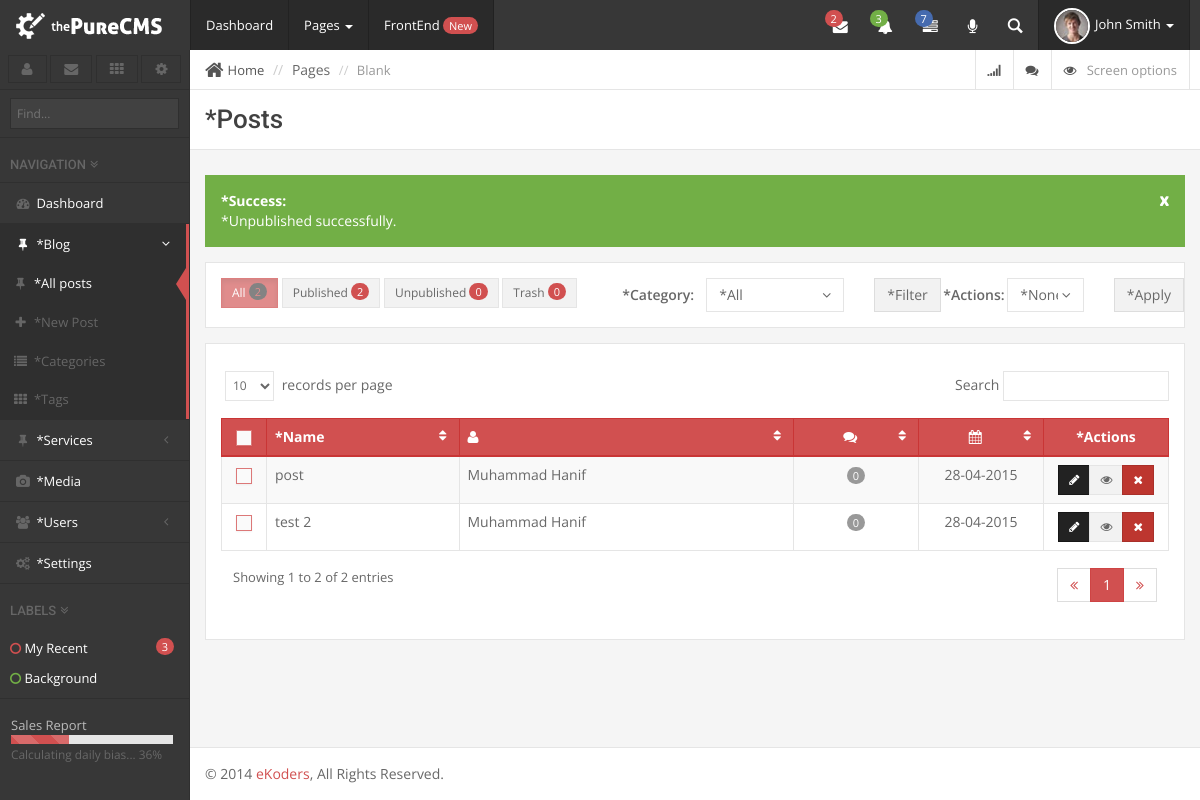
The page /admin/posts.php?type=blog&change=status&ID=30 (signed in) on the database its author committed.
### tables this page shows
CREATE TABLE IF NOT EXISTS `objects` (
  `ID` int(11) NOT NULL AUTO_INCREMENT,
  `author` int(11) NOT NULL,
  `title` varchar(256) NOT NULL,
  `content` longtext NOT NULL,
  `excerpt` longtext NOT NULL,
  `name` varchar(256) NOT NULL,
  `parent` int(11) NOT NULL,
  `status` varchar(16) NOT NULL DEFAULT 'punlished',
  `comments` int(11) NOT NULL,
  `mimetype` varchar(16) NOT NULL,
  `type` varchar(16) NOT NULL,
  `ts` timestamp NOT NULL DEFAULT CURRENT_TIMESTAMP,
  `modified_ts` timestamp NOT NULL DEFAULT '0000-00-00 00:00:00',
  PRIMARY KEY (`ID`)
);

CREATE TABLE IF NOT EXISTS `user_profiles` (
  `user_profile_id` int(11) NOT NULL AUTO_INCREMENT,
  `user_id` int(11) NOT NULL,
  `user_name` varchar(128) NOT NULL,
  `user_display_name` varchar(128) NOT NULL,
  `user_email` varchar(128) NOT NULL,
  `user_image` varchar(128) NOT NULL,
  `user_role` int(11) NOT NULL,
  PRIMARY KEY (`user_profile_id`)
);

### common/default_vars.php (called while the page is built, shortened)
<?php
$posts = array();

### common/procedural_functions.php (called while the page is built, shortened)
<?php
function register_post($args = array()){
	extract($args);
	global $posts;
	$posts[$id] = $args;
}

### include/class.database.php (called while the page is built, shortened)
<?php
class Database {
    public $_DB;
    public $_query;
    public $_where = array();
    public $_select = array();
    public $_action;
    public $_table;
    public $_data = array();
    public function __construct() {
        try {
            $this->_DB = new PDO('mysql:host=' . DB_HOST . ';dbname=' . DB_NAME, DB_USER, DB_PASS);
            $this->_DB->setAttribute(PDO::ATTR_ERRMODE, PDO::ERRMODE_EXCEPTION);
        } catch (PDOException $e) {
            echo 'ERROR: ' . $e->getMessage();
        }
    }
    public function where($column_name, $value, $operator = '=') {
        $this->_where[$column_name] = array();
        $this->_where[$column_name][] = $value;
        $this->_where[$column_name][] = $operator;
    }
    public function select($columns) {
        foreach ($columns as $column => $name) {
            $this->_select[$column] = $name;
        }
    }
    public function query($query) {
        try {
            $this->_query = $this->_DB->prepare(filter_var($query, FILTER_SANITIZE_STRING));
            $this->bind_results();
            $this->_query->execute();
            $this->_where = array();
            $this->_select = array();
            $this->_data = array();
        } catch (PDOException $e) {
            $er = $e->errorInfo;
            echo '<p style="font-family:arial; background:#F00; position:absolute; z-index:10000; color:#FFF; padding:5px;">ERROR: ' . $er[2] . '</p>';
        }
    }
    public function bind_results() {
        if (!empty($this->_where)) {
            $ci = 0;
            foreach ($this->_where as $c => $value) {
                $ci++;
                $this->_query->bindValue(':' . $c.$ci, $value[0], $this->get_type($value[0]));
            }
        }
        if (!empty($this->_data)) {
            $i = 0;
            foreach ($this->_data as $c => $value) {
                $this->_query->bindValue(':' . $c . $i, $value, $this->get_type($value));
                $i++;
            }
        }
    }
    public function get_type($value) {
        if (is_int($value)) {
            $param = PDO::PARAM_INT;
        } elseif (is_bool($value)) {
            $param = PDO::PARAM_BOOL;
        } elseif (is_null($value)) {
            $param = PDO::PARAM_NULL;
        } elseif (is_string($value)) {
            $param = PDO::PARAM_STR;
        } else {
            $param = FALSE;
        }
        return $param;
    }
    public function build_query() {
        $query = $this->_action;
        if ($this->_action == 'SELECT') {
            if (!empty($this->_select)) {
                foreach ($this->_select as $column_name => $name) {
                    $query .=' ' . $column_name . ' as ' . $name . ', ';
                }
            } else {
                $query .= ' *';
            }
            $query = rtrim($query, ', ');
        }
        if ($this->_action != 'UPDATE' && $this->_action != 'INSERT') {
            $query .= ' FROM ';
        }
        $query .= $this->_table;
        if ($this->_action == 'UPDATE') {
            $query .= ' SET ';
            $query .= $this->build_update_data();
        }
        if (!empty($this->_where)) {
            $query .= ' WHERE ';
            $columns = array();
            $ci = 0;
            foreach ($this->_where as $c => $v) {
                $cn = $c;
                $ci++;
                $columns[] = $cn . ' ' . $v[1] . ' :' . $c.$ci;
            }
            $query .= implode(' AND ', $columns);
        }
        $this->query($query);
    }
    public function build_update_data() {
        $fields = '';
        $i = 0;
        foreach ($this->_data as $c => $v) {
            $fields .= $c . " = :" . $c . $i . ", ";
            $i++;
        }
        return rtrim($fields, ', ');
    }
    public function result($fetch_type = PDO::FETCH_OBJ) {
        return $this->_query->fetch($fetch_type);
    }
    public function all_results($fetch_type = PDO::FETCH_OBJ) {
        return $this->_query->fetchAll($fetch_type);
    }
    public function row_count() {
        return $this->_query->rowCount();
    }
    public function from($table_name, $num_rows = NULL) {
        $this->_action = 'SELECT';
        $this->_table = $table_name;
        $this->build_query();
    }
    public function update($table_name, $data) {
        $this->_action = 'UPDATE';
        $this->_table = ' ' . $table_name;
        $this->_data = $data;
    }
}

### admin/classes/class.users.php (called while the page is built, shortened)
<?php
class Users extends Capabilities{
	private $profile_table_name;
	public function __construct()
	{
		$this->profile_table_name = DB_PREFIX.'user_profiles';
		if ($this->is_logged_in()) {
			$this->user_capabilities = $this->get_user_capabilitirs();
		}
	}
	public static function is_logged_in()
	{
		if (isset($_SESSION['token'])) {
			return true;
		}else{
			return false;
		}
	}
	public static function get_logged_id()
	{
		if (isset($_SESSION['user_id'])) {
			return $_SESSION['user_id'];
		}
	}
	public function get_profile($user_id = NULL)
	{
		if (is_null($user_id)) {
			$user_id = $this->get_logged_id();
		}
		$this->from($this->profile_table_name);
		if ($this->row_count() > 0) {
			return $this->result();
		}
	}
}

### admin/classes/class.capabilities.php (called while the page is built, shortened)
<?php
class Capabilities extends Database{
	protected $role_table_name;
	public function __construct()
	{
		$this->role_table_name = DB_PREFIX.'user_roles';
	}
	public function get_user_capabilitirs($user_id = NULL)
	{
		$profile = $this->get_profile($user_id);
		$role = $this->get_roles($profile->user_role);
		$role_capabilities_object = json_decode($role->role_object);
		$role_capabilities = array();
		foreach ($role_capabilities_object as $group_name => $group_data) {
			$role_capabilities[$group_name] = array();
			foreach ($group_data as $key => $value) {
				$role_capabilities[$group_name][$key] = $value;
			}
		}
		return $role_capabilities;
	}
	public function get_roles($ID = NULL)
	{
		$this->from($this->role_table_name);
		if ($this->row_count() > 0 && isset($ID)) {
			return $this->result();
		}elseif ($this->row_count() > 0) {
			return $this->all_results();
		}
	}
}

### admin/classes/class.post.php (called while the page is built, shortened)
<?php
class Post extends Database{
	private $table_name;
	public function __construct()
	{
		$this->table_name = DB_PREFIX.'objects';
		$this->user = new Users();
		$this->categories = new Categories();
	}
	public function get_posts($type)
	{
		$this->from($this->table_name);
		return $this->all_results();
	}
}

### admin/classes/class.settings.php (called while the page is built, shortened)
<?php
class Settings extends Database{
	public $settings;
	private $table_name;
	public function __construct()
	{
		$this->table_name = DB_PREFIX.'settings';
		$this->select_all_settings();
	}
	public function select_all_settings()
	{
		$columns = array();
		$columns['setting_name'] = 'name';
		$columns['setting_value'] = 'value';
		$this->from($this->table_name);
		$results = $this->all_results();
		$this->settings = array();
		foreach ($results as $key => $value) {
			$this->settings[$value->name] = $value->value;
		}
	}
	public function get_settings($name = NULL)
	{
		if (isset($name)) {
			if (isset($this->settings[$name])) {
				return $this->settings[$name];
			}else{
				return false;
			}
		}
		return $this->settings;
	}
}

### admin/classes/class.media.php (called while the page is built, shortened)
<?php
class Media extends Settings{
	public function __construct()
	{
		parent::__construct();
		$this->upload_path = ABSPATH."contents/uploads/".date('Y/m/d/');
	}
}

### admin/classes/class.categories.php (called while the page is built, shortened)
<?php
class Categories extends Database{
	public function __construct()
	{
		$this->Media = new Media();
	}
}

### admin/posts.php (the view, shortened to what this page needs)
<?php
include_once 'include/init.php';
$type = $_GET['type'];
$custom_post = $posts[$type];
$custom_names = $custom_post['meta']['pulural_title'];
$Posts = new post();
if (isset($_GET['change']) && isset($_GET['ID'])) {
	$post = $Posts->get_post($_GET['ID']);
	$status = 'published';
	if ($post->status == 'published') {
		$status = 'unpublished';
	}
	$Posts->change_status($_GET['ID'], $status);
}
$fields = array();
$fields['ID'] = 'ID';
$fields['author'] = 'author';
$fields['title'] = 'title';
$fields['parent'] = 'parent';
$fields['comments'] = 'comments';
$fields['status'] = 'status';
$fields['ts'] = 'cts';
$fields['modified_ts'] = 'mts';
$Posts->select($fields);
$all_posts = $Posts->get_posts($type);
$admin_title = ucfirst($custom_names);
include 'include/header.php';
?>
<link rel="stylesheet" href="assets/css/plugins/footable/footable.min.css">
<div id="page-wrapper">
		<div class="row">
			<div class="col-lg-12">
				<?php include 'include/breadcrumb.php'; ?>
				<div class="page-header title">
					<h1><?php echo __($admin_title); ?></h1>
				</div>
			</div>
		</div>
		<form action="" method="post">
			<div class="row">
				<div class="col-lg-12">
					<div class="well white">
						<div class="row">
							<div class="col-sm-5">
								<a href="posts.php?type=<?php echo $type; ?>" class="btn btn-sm <?php echo (!isset($_GET['status']))? 'btn-primary active disabled' : ''; ?>">All <small class="badge <?php echo (!isset($_GET['status']))? 'badge-inverse' : 'badge-primary'; ?>"><?php echo $Posts->get_post_count($type); ?></small></a>
								<a href="posts.php?type=<?php echo $type; ?>&status=published" class="btn btn-sm <?php echo (isset($_GET['status']) && $_GET['status'] == 'published')? 'btn-primary active disabled' : ''; ?>">Published <small class="badge <?php echo (isset($_GET['status']) && $_GET['status'] == 'published')? 'badge-inverse' : 'badge-primary'; ?>"><?php echo $Posts->get_post_count($type, 'published'); ?></small></a>
								<a href="posts.php?type=<?php echo $type; ?>&status=unpublished" class="btn btn-sm <?php echo (isset($_GET['status']) && $_GET['status'] == 'unpublished')? 'btn-primary active disabled' : ''; ?>">Unpublished <small class="badge <?php echo (isset($_GET['status']) && $_GET['status'] == 'unpublished')? 'badge-inverse' : 'badge-primary'; ?>"><?php echo $Posts->get_post_count($type, 'unpublished'); ?></small></a>
								<a href="posts.php?type=<?php echo $type; ?>&status=deleted" class="btn btn-sm <?php echo (isset($_GET['status']) && $_GET['status'] == 'deleted')? 'btn-primary active disabled' : ''; ?>">Trash <small class="badge <?php echo (isset($_GET['status']) && $_GET['status'] == 'deleted')? 'badge-inverse' : 'badge-primary'; ?>"><?php echo $Posts->get_post_count($type, 'deleted'); ?></small></a>
							</div>
							<div class="col-sm-4">
								<div class="form-horizontal">
									<div class="form-group" style="margin-bottom:0">
										<label class="col-sm-3 control-label"><?php __('Category'); ?>:</label>
										<div class="col-sm-6">
											<select name="category" class="form-control selectpicker">
												<option value=""><?php __('All'); ?></option>
											</select>
										</div>
										<div class="col-sm-3">
											<input type="submit" class="btn btn-default" value="<?php __('Filter'); ?>" name="filter">
										</div>
									</div>
								</div>
							</div>
							<div class="col-sm-3">
								<div class="form-horizontal">
									<div class="form-group" style="margin-bottom:0">
										<label class="col-sm-3 control-label"><?php __('Actions'); ?>:</label>
										<div class="col-sm-5">
											<select name="action" class="form-control selectpicker">
												<option value=""><?php __('None'); ?></option>
											</select>
										</div>
										<div class="col-sm-4">
											<input type="submit"  onClick="return confirm('<?php echo 'Do you realy want to apply this action?' ?>');" class="btn btn-default" value="<?php __('Apply'); ?>" name="submit">
										</div>
									</div>
								</div>
							</div>
						</div>
					</div>
					<?php
					if (!isset($all_posts) || empty($all_posts)):
						echo "<p>";
						__($admin_title);
						echo " ";
						__("are not available.");
						echo "</p>";
					else:
					?>
					<div class="well white">
						<table id="SampleDT" class="datatable table table-bordered table-striped table-hover tc-table table-primary footable">
							<thead>
								<tr>
									<th class="col-small center"><label><input type="checkbox" class="tc"><span class="labels"></span></label></th>
									<th><?php __('Name') ?></th>
									<th class="hidden-xs col-large center"><i class="fa fa-user" title="Author"></i></th>
									<th class="hidden-xs col-medium center"><i class="fa fa-comments" title="Post Comments"></i></th>
									<th class="hidden-xs col-medium center"><i class="fa fa-calendar" title="Date"></i></th>
									<th class="center col-medium"><?php __('Actions') ?></th>
								</tr>
							</thead>
							<tbody>
								<?php
									function generate_parent($all_posts, $parent = NULL, $indent = '', $hierarchy = true){
										global $type;
										foreach ($all_posts as $post) {
											if ($hierarchy == true && $post->parent != $parent) {
												continue;
											}
											?>
												<tr>
													<td class="col-small center"><label><input type="checkbox" class="tc" name='posts[]' value="<?php echo $post->ID; ?>"><span class="labels"></span></label></td>
													<td><?php echo $indent.' '.$post->title ?></td>
													<td>
														<?php
															$Users = new users();
															$profile = $Users->get_profile($post->author);
															echo $profile->user_display_name;
														?>
													</td>
													<td class="col-medium center"><small class="badge center"><?php echo $post->comments; ?></small></td>
													<td class="col-medium center"><?php echo $Users->_date('d-m-Y', $post->cts); ?></td>
													<td class="center col-medium">
														<div class="btn-group btn-group-sm">
															<a href="post_create.php?type=<?php echo $type; ?>&ID=<?php echo $post->ID; ?>" class="btn btn-inverse"><i class="fa fa-pencil icon-only"></i></a>
															<a href="posts.php?type=<?php echo $type; ?>&change=status&ID=<?php echo $post->ID; ?>" class="btn" title="<?php echo ($post->status == 'published')? 'Unpublished' : 'Published'; ?>"><i class="fa fa-eye icon-only"></i></a>
															<a href="posts.php?type=<?php echo $type; ?>&action=delete&ID=<?php echo $post->ID; echo ($post->status == 'deleted')? '&permanent=true' : ''; ?>" class="btn btn-danger" onClick="return confirm('<?php __('Confirm '.(($post->status == 'deleted')? 'permanent ' : '').'delete?'); ?>');"><i class="fa fa-times icon-only"></i></a>
														</div>
													</td>
												</tr>
											<?php
										}
									}
									generate_parent($all_posts, 0, '', ((isset($_GET['status']))? false : true));
								?>
							</tbody>
						</table>
					</div>
					<?php endif; ?>
				</div>
			</div>
		</form>
<?php include 'include/footer.php'; ?>

### admin/include/header.php (style rules this page uses)
#SampleDT th:first-child::after, #SampleDT th:last-child::after, .no-data::after { display: none; }

### rows shown on the page
objects: title "post", user_profiles.user_display_name "Muhammad Hanif", comments "0", ts "28-04-2015"
objects: title "test 2", user_profiles.user_display_name "Muhammad Hanif", comments "0", ts "28-04-2015"

### other values the page prints
$lang->get_key($key) "Dashboard"
$lang->get_key($key) "*Blog"
$lang->get_key($key) "*All posts"
$lang->get_key($key) "*New Post"
$lang->get_key($key) "*Categories"
$lang->get_key($key) "*Tags"
$lang->get_key($key) "*Services"
$lang->get_key($key) "*Media"
$lang->get_key($key) "*Users"
$lang->get_key($key) "*Settings"
$lang->get_key($key) "*Success *Unpublished successfully."
$Posts->get_post_count($type) "2"
$Posts->get_post_count($type, 'published') "2"
$Posts->get_post_count($type, 'unpublished') "0"
$Posts->get_post_count($type, 'deleted') "0"
